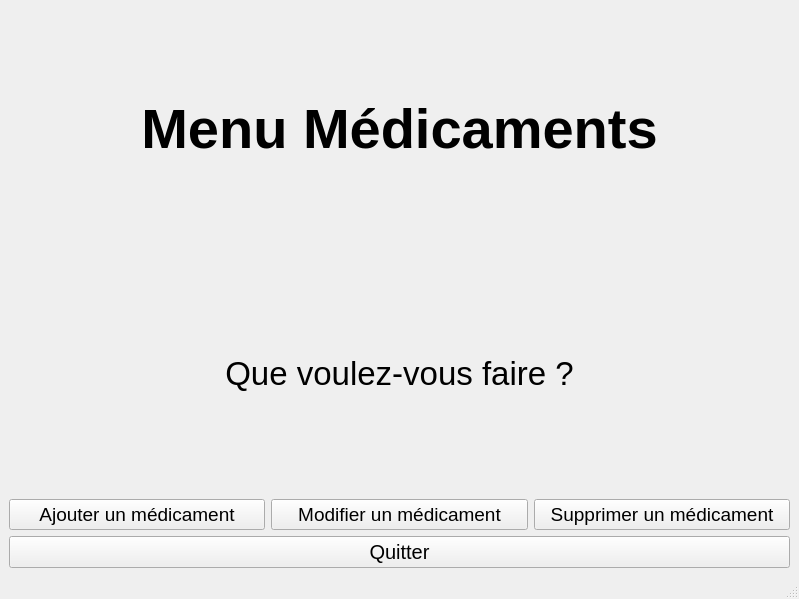
<?xml version="1.0" encoding="UTF-8"?>
<ui version="4.0">
 <class>MedicamentsMenu</class>
 <widget class="QMainWindow" name="MedicamentsMenu">
  <property name="geometry">
   <rect>
    <x>0</x>
    <y>0</y>
    <width>799</width>
    <height>599</height>
   </rect>
  </property>
  <property name="windowTitle">
   <string>PharmacieManager - Médicaments</string>
  </property>
  <widget class="QWidget" name="centralwidget">
   <layout class="QVBoxLayout" name="verticalLayout">
    <item>
     <widget class="QLabel" name="Menu">
      <property name="font">
       <font>
        <pointsize>42</pointsize>
        <bold>true</bold>
       </font>
      </property>
      <property name="text">
       <string>Menu Médicaments</string>
      </property>
      <property name="textFormat">
       <enum>Qt::TextFormat::AutoText</enum>
      </property>
      <property name="alignment">
       <set>Qt::AlignmentFlag::AlignCenter</set>
      </property>
      <property name="wordWrap">
       <bool>true</bool>
      </property>
      <property name="textInteractionFlags">
       <set>Qt::TextInteractionFlag::NoTextInteraction</set>
      </property>
     </widget>
    </item>
    <item>
     <widget class="QLabel" name="QueFaire">
      <property name="font">
       <font>
        <pointsize>25</pointsize>
       </font>
      </property>
      <property name="text">
       <string>Que voulez-vous faire ?</string>
      </property>
      <property name="alignment">
       <set>Qt::AlignmentFlag::AlignCenter</set>
      </property>
     </widget>
    </item>
    <item>
     <layout class="QHBoxLayout" name="horizontalLayout">
      <item>
       <widget class="QPushButton" name="Ajouter">
        <property name="font">
         <font>
          <pointsize>14</pointsize>
         </font>
        </property>
        <property name="text">
         <string>Ajouter un médicament</string>
        </property>
       </widget>
      </item>
      <item>
       <widget class="QPushButton" name="Modifier">
        <property name="font">
         <font>
          <pointsize>14</pointsize>
         </font>
        </property>
        <property name="text">
         <string>Modifier un médicament</string>
        </property>
       </widget>
      </item>
      <item>
       <widget class="QPushButton" name="Supprimer">
        <property name="font">
         <font>
          <pointsize>14</pointsize>
         </font>
        </property>
        <property name="text">
         <string>Supprimer un médicament</string>
        </property>
       </widget>
      </item>
     </layout>
    </item>
    <item>
     <widget class="QPushButton" name="Quitter">
      <property name="font">
       <font>
        <pointsize>15</pointsize>
       </font>
      </property>
      <property name="text">
       <string>Quitter</string>
      </property>
     </widget>
    </item>
   </layout>
  </widget>
  <widget class="QStatusBar" name="statusbar"/>
  <action name="actionQuitter">
   <property name="text">
    <string>Quitter</string>
   </property>
  </action>
 </widget>
 <resources/>
 <connections/>
</ui>
